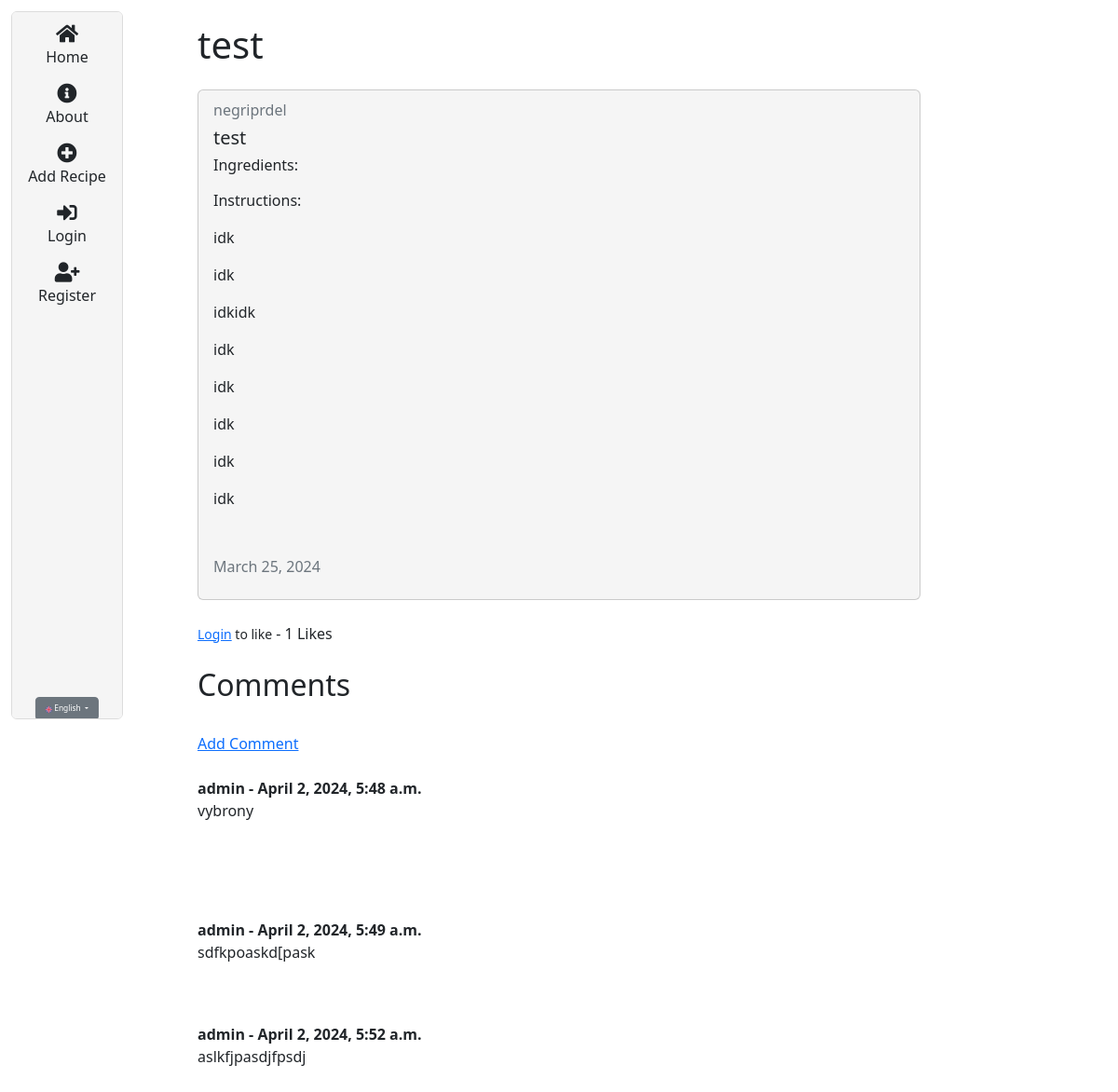
The page /en/recipe/11 on the database as committed earlier.
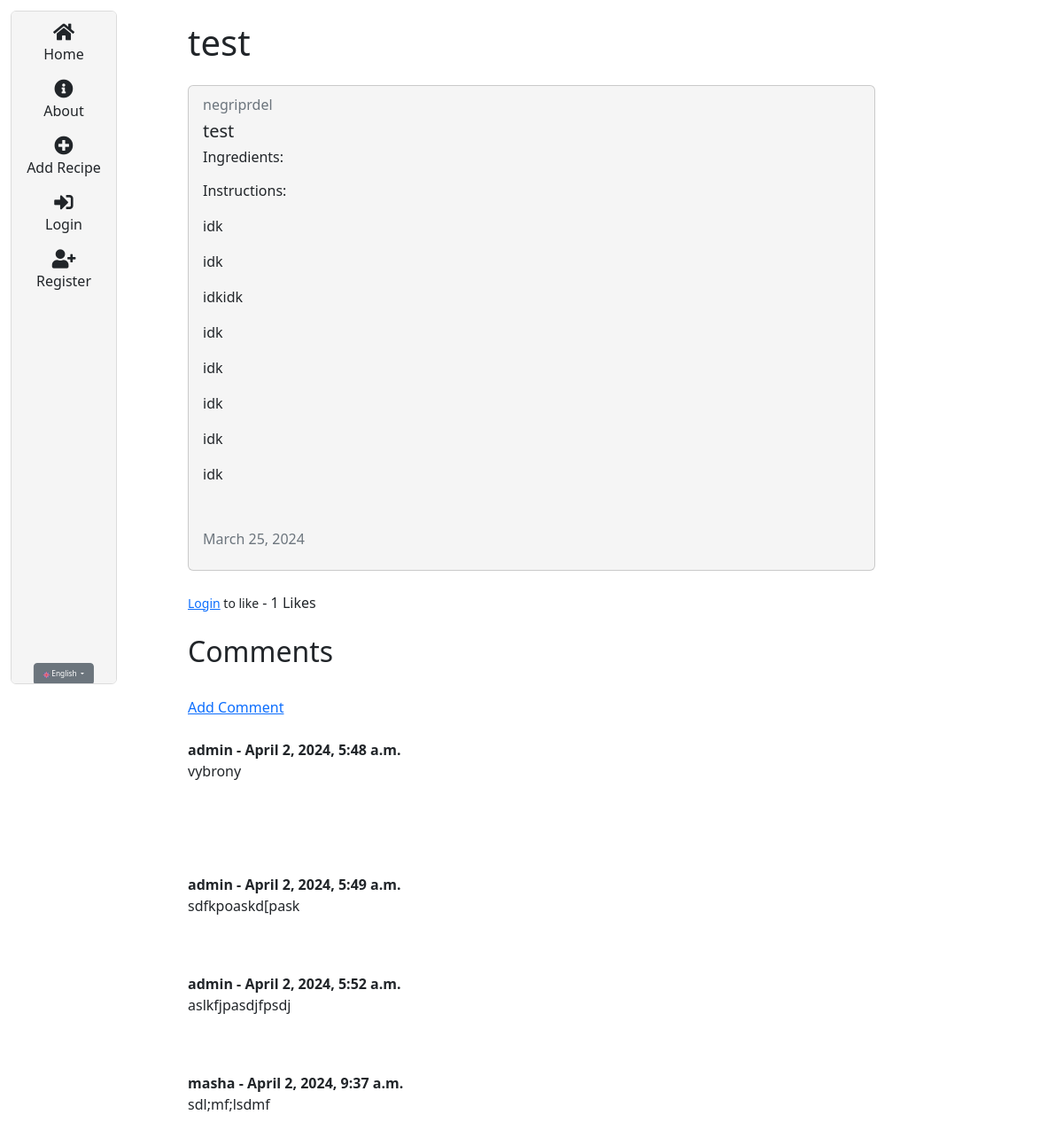
The same page on the database as committed later.
### recipes/models.py (models this page shows, shortened)
class Comment(models.Model):
  post = models.ForeignKey(Recipe, related_name="comments", on_delete=models.CASCADE)
  name = models.CharField(max_length=255)
  body = RichTextField(blank=True, null=True)
  date_added = models.DateTimeField(auto_now_add=True)

### recipes/views.py (the view)
# urls.py: path('recipe/<int:pk>', views.RecipeDetailView.as_view(), name="recipes-detail"),
class RecipeDetailView(DetailView):
  model = models.Recipe
  template_name = 'recipes/recipe_detail.html'
  def get_context_data(self, *args, **kwargs):
    context = super(RecipeDetailView, self).get_context_data(*args, **kwargs)
    stuff = get_object_or_404(models.Recipe, id=self.kwargs['pk'])
    total_likes = stuff.total_likes()
    liked = False
    if stuff.likes.filter(id=self.request.user.id).exists():
        liked = True
    context["total_likes"] = total_likes
    context["liked"] = liked
    return context

### recipes/models.py (called while the page is built)
  def total_likes(self):
    return self.likes.count()

### recipes/templates/recipes/recipe_detail.html (shortened to what this page needs)
{% extends "recipes/box.html" %}
{% load i18n %}
{% block content %}
  <h1>{{ object.title }}</h1>
  <div class="card my-4">
    <div class="card-body">
      <h6 class="card-subtitle mb-2 text-muted">{{ object.author }}</h6>
      <h5 class="card-title">{{ object.title }}</h5>
      <h6>{% trans "Ingredients:" %}</h6>
      <p class="card-text">{% trans "Instructions:" %} {{ object.description|safe }}</p>
      <h6 class="card-subtitle mb-2 text-muted">
        {{ object.updated_at|date:"F d, Y" }}
      </h6>
    </div>
  </div>
  <form action="{% url 'like_post' object.pk %}"method = "POST">
  {% if user.is_authenticated %}
    {% if liked %}
      <button type="submit", name="object_id", value="{{ object.id }}", class="btn btn-danger btn-sm">{% trans "Unlike" %}</button>
    {% else %}
      <button type="submit", name="object_id", value="{{ object.id }}", class="btn btn-primary btn-sm">{% trans "Like" %}</button>
    {% endif %}
  {% else %}
    <small><a href="{% url 'login' %}">{% trans "Login" %}</a> {% trans "to like" %}</small>
  {% endif %}
    - {{ total_likes }} {% trans "Likes" %}
  </form>
  <br>
<h2>{% trans "Comments" %}</h2>
<br/>
{% if not object.comments.all %}
  {% trans "No Comments Yet..." %}<a href="{% url 'add_comment' object.pk %}">{% trans "Add one" %}</a>
{% else %}
<a href="{% url 'add_comment' object.pk %}">{% trans "Add Comment" %}</a>
<br/><br/>
  {% for comment in object.comments.all %}
    <strong>
      {{ comment.name }} -
      {{ comment.date_added }}
    </strong>
    <br/>
    {{ comment.body | safe }}
    <br/><br/>
  {% endfor %}
{% endif %}
<br/>
{% endblock content %}

Rows that differ between the two databases and show on the page:
added Comment: name "masha", date_added "April 2, 2024, 9:37 a.m.", body "sdl;mf;lsdmf"
